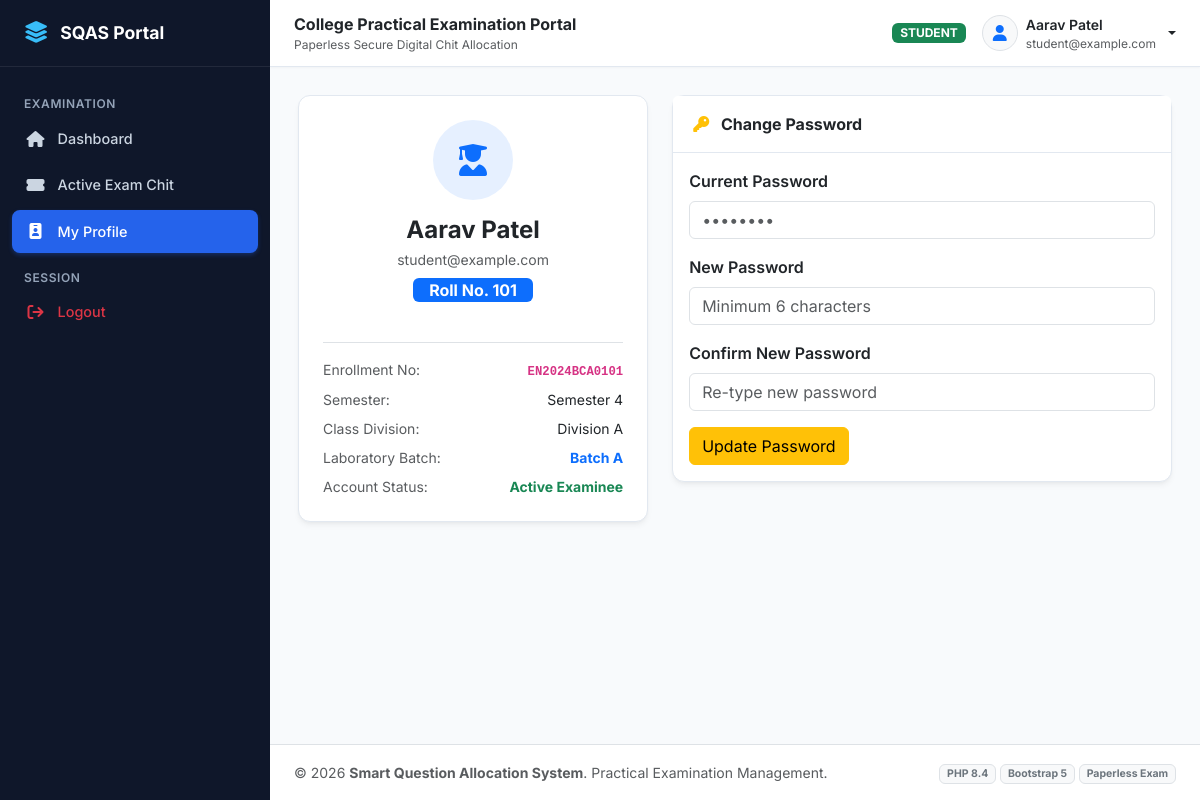
The page /student/profile.php (signed in) on the database its author committed.
### tables this page shows
CREATE TABLE `students` (
  `student_id` INT AUTO_INCREMENT PRIMARY KEY,
  `user_id` INT NOT NULL UNIQUE,
  `enrollment_no` VARCHAR(50) NOT NULL UNIQUE,
  `roll_no` INT NOT NULL,
  `semester_id` INT NOT NULL,
  `division_id` INT NOT NULL,
  `batch_id` INT NOT NULL,
  `status` ENUM('active', 'inactive') NOT NULL DEFAULT 'active',
  `created_at` TIMESTAMP DEFAULT CURRENT_TIMESTAMP,
  INDEX `idx_student_roll` (`roll_no`),
  INDEX `idx_student_batch` (`batch_id`),
  FOREIGN KEY (`user_id`) REFERENCES `users`(`user_id`) ON DELETE CASCADE,
  FOREIGN KEY (`semester_id`) REFERENCES `semesters`(`semester_id`) ON DELETE CASCADE,
  FOREIGN KEY (`division_id`) REFERENCES `divisions`(`division_id`) ON DELETE CASCADE,
  FOREIGN KEY (`batch_id`) REFERENCES `batches`(`batch_id`) ON DELETE CASCADE
);

CREATE TABLE `users` (
  `user_id` INT AUTO_INCREMENT PRIMARY KEY,
  `name` VARCHAR(100) NOT NULL,
  `email` VARCHAR(100) NOT NULL UNIQUE,
  `username` VARCHAR(50) NOT NULL UNIQUE,
  `password` VARCHAR(255) NOT NULL,
  `role` ENUM('admin', 'faculty', 'student') NOT NULL,
  `status` ENUM('active', 'inactive') NOT NULL DEFAULT 'active',
  `created_at` TIMESTAMP DEFAULT CURRENT_TIMESTAMP,
  `updated_at` TIMESTAMP DEFAULT CURRENT_TIMESTAMP ON UPDATE CURRENT_TIMESTAMP,
  INDEX `idx_users_role` (`role`),
  INDEX `idx_users_status` (`status`)
);

CREATE TABLE `semesters` (
  `semester_id` INT AUTO_INCREMENT PRIMARY KEY,
  `semester_name` VARCHAR(50) NOT NULL,
  `semester_code` VARCHAR(20) NOT NULL UNIQUE,
  `status` ENUM('active', 'inactive') NOT NULL DEFAULT 'active',
  `created_at` TIMESTAMP DEFAULT CURRENT_TIMESTAMP
);

CREATE TABLE `divisions` (
  `division_id` INT AUTO_INCREMENT PRIMARY KEY,
  `division_name` VARCHAR(20) NOT NULL UNIQUE,
  `status` ENUM('active', 'inactive') NOT NULL DEFAULT 'active',
  `created_at` TIMESTAMP DEFAULT CURRENT_TIMESTAMP
);

CREATE TABLE `batches` (
  `batch_id` INT AUTO_INCREMENT PRIMARY KEY,
  `batch_name` VARCHAR(50) NOT NULL,
  `semester_id` INT NOT NULL,
  `division_id` INT NOT NULL,
  `start_roll_no` INT NOT NULL,
  `end_roll_no` INT NOT NULL,
  `status` ENUM('active', 'inactive') NOT NULL DEFAULT 'active',
  `created_at` TIMESTAMP DEFAULT CURRENT_TIMESTAMP,
  INDEX `idx_batch_sem_div` (`semester_id`, `division_id`),
  FOREIGN KEY (`semester_id`) REFERENCES `semesters`(`semester_id`) ON DELETE CASCADE,
  FOREIGN KEY (`division_id`) REFERENCES `divisions`(`division_id`) ON DELETE CASCADE
);

### includes/auth.php (called while the page is built, shortened)
<?php
function is_logged_in() {
    return isset($_SESSION['user_id']) && !empty($_SESSION['user_id']);
}
function get_logged_in_user() {
    return [
        'user_id'   => $_SESSION['user_id'] ?? null,
        'name'      => $_SESSION['user_name'] ?? '',
        'email'     => $_SESSION['user_email'] ?? '',
        'username'  => $_SESSION['user_username'] ?? '',
        'role'      => $_SESSION['user_role'] ?? '',
        'detail_id' => $_SESSION['user_detail_id'] ?? null,
    ];
}

### includes/functions.php (called while the page is built, shortened)
<?php
function e($string) {
    return htmlspecialchars((string)$string, ENT_QUOTES, 'UTF-8');
}

### student/profile.php (the view, shortened to what this page needs)
<?php
require_once __DIR__ . '/../includes/auth.php';
require_once __DIR__ . '/../includes/functions.php';
$studentId = $_SESSION['user_detail_id'] ?? 0;
$stmt = $pdo->prepare("
    SELECT s.*, u.name, u.email, u.username, u.password,
           sem.semester_name, d.division_name, b.batch_name
    FROM students s
    JOIN users u ON s.user_id = u.user_id
    JOIN semesters sem ON s.semester_id = sem.semester_id
    JOIN divisions d ON s.division_id = d.division_id
    JOIN batches b ON s.batch_id = b.batch_id
    WHERE s.student_id = ?
");
$stmt->execute([$studentId]);
$student = $stmt->fetch();
include __DIR__ . '/../includes/header.php';
?>
<div class="row g-4">
    <div class="col-md-5">
        <div class="card text-center p-4">
            <div class="rounded-circle bg-primary bg-opacity-10 text-primary mx-auto d-flex align-items-center justify-content-center mb-3" style="width: 80px; height: 80px; font-size: 2rem;">
                <i class="fa-solid fa-user-graduate"></i>
            </div>
            <h4 class="fw-bold text-dark mb-1"><?= e($student['name']) ?></h4>
            <p class="text-muted small mb-2"><?= e($student['email']) ?></p>
            <div class="mb-3">
                <span class="badge bg-primary fs-6 px-3 py-1">Roll No. <?= e($student['roll_no']) ?></span>
            </div>
            <div class="mt-4 pt-3 border-top text-start small text-muted">
                <div class="d-flex justify-content-between mb-2">
                    <span>Enrollment No:</span>
                    <strong class="text-dark"><code><?= e($student['enrollment_no']) ?></code></strong>
                </div>
                <div class="d-flex justify-content-between mb-2">
                    <span>Semester:</span>
                    <span class="text-dark"><?= e($student['semester_name']) ?></span>
                </div>
                <div class="d-flex justify-content-between mb-2">
                    <span>Class Division:</span>
                    <span class="text-dark">Division <?= e($student['division_name']) ?></span>
                </div>
                <div class="d-flex justify-content-between mb-2">
                    <span>Laboratory Batch:</span>
                    <strong class="text-primary"><?= e($student['batch_name']) ?></strong>
                </div>
                <div class="d-flex justify-content-between">
                    <span>Account Status:</span>
                    <span class="text-success fw-bold">Active Examinee</span>
                </div>
            </div>
        </div>
    </div>
    <div class="col-md-7">
        <div class="card">
            <div class="card-header bg-white">
                <span class="fw-bold text-dark"><i class="fa-solid fa-key me-2 text-warning"></i> Change Password</span>
            </div>
            <div class="card-body">
                <form method="POST" action="profile.php">
                    <div class="mb-3">
                        <label class="form-label fw-semibold">Current Password</label>
                        <input type="password" name="current_password" class="form-control" placeholder="••••••••" required>
                    </div>
                    <div class="mb-3">
                        <label class="form-label fw-semibold">New Password</label>
                        <input type="password" name="new_password" class="form-control" minlength="6" placeholder="Minimum 6 characters" required>
                    </div>
                    <div class="mb-3">
                        <label class="form-label fw-semibold">Confirm New Password</label>
                        <input type="password" name="confirm_password" class="form-control" minlength="6" placeholder="Re-type new password" required>
                    </div>
                    <button type="submit" class="btn btn-warning">Update Password</button>
                </form>
            </div>
        </div>
    </div>
</div>
<?php include __DIR__ . '/../includes/footer.php'; ?>

### includes/navbar.php (shortened to what this page needs)
<?php
$roleBadgeClass = match($currentUser['role'] ?? '') {
    'admin'   => 'bg-danger',
    'faculty' => 'bg-primary',
    'student' => 'bg-success',
    default   => 'bg-secondary'
};
?>
<header class="app-navbar no-print">
    <div class="d-flex align-items-center gap-3">
        <div class="d-flex flex-column">
            <span class="fw-bold text-dark fs-6 d-none d-sm-inline">College Practical Examination Portal</span>
            <small class="text-muted d-none d-md-inline" style="font-size: 0.75rem;">Paperless Secure Digital Chit Allocation</small>
        </div>
    </div>
    <div class="d-flex align-items-center gap-3">
        <span class="badge <?= $roleBadgeClass ?> text-uppercase px-2 py-1" style="font-size: 0.75rem;">
            <?= e($currentUser['role'] ?? 'User') ?>
        </span>
        <div class="dropdown">
            <a href="#" class="d-flex align-items-center text-dark text-decoration-none dropdown-toggle gap-2" id="userMenuDropdown" data-bs-toggle="dropdown" aria-expanded="false">
                <div class="rounded-circle bg-light border d-flex align-items-center justify-content-center text-primary fw-bold" style="width: 36px; height: 36px;">
                    <i class="fa-solid fa-user"></i>
                </div>
                <div class="d-none d-md-block text-start">
                    <div class="fw-semibold small leading-tight"><?= e($currentUser['name'] ?? 'User') ?></div>
                    <div class="text-muted" style="font-size: 0.75rem;"><?= e($currentUser['email'] ?? '') ?></div>
                </div>
            </a>
        </div>
    </div>
</header>

### assets/css/style.css (style rules this page uses)
:root { --primary-navy: #0f2744; --primary-blue: #1e40af; --primary-accent: #2563eb; --primary-hover: #1d4ed8; --bg-slate: #f8fafc; --bg-sidebar: #0f172a; --bg-sidebar-hover: #1e293b; --text-dark: #1e293b; --text-muted: #64748b; --border-light: #e2e8f0; --card-shadow: 0 4px 6px -1px rgba(0, 0, 0, 0.05), 0 2px 4px -2px rgba(0, 0, 0, 0.05); --card-hover-shadow: 0 10px 15px -3px rgba(0, 0, 0, 0.08), 0 4px 6px -4px rgba(0, 0, 0, 0.05); }
body { font-family: 'Inter', system-ui, -apple-system, BlinkMacSystemFont, "Segoe UI", Roboto, sans-serif; background-color: var(--bg-slate); color: var(--text-dark); min-height: 100vh; display: flex; flex-direction: column; }
.app-navbar { background-color: #ffffff; border-bottom: 1px solid var(--border-light); padding: 0.75rem 1.5rem; display: flex; align-items: center; justify-content: space-between; box-shadow: 0 1px 2px 0 rgba(0, 0, 0, 0.03); }
.card { border: 1px solid var(--border-light); border-radius: 0.75rem; box-shadow: var(--card-shadow); transition: box-shadow 0.2s ease, transform 0.2s ease; background-color: #ffffff; }
.card-header { background-color: #ffffff; border-bottom: 1px solid var(--border-light); font-weight: 600; padding: 1rem 1.25rem; }

### rows shown on the page
students: user.username "STUDENT", user.name "Aarav Patel", user.email "student@example.com", roll_no "101", enrollment_no "EN2024BCA0101", semester.semester_name "Semester 4", division.division_name "A", batch.batch_name "Batch A"

### other values the page prints
APP_NAME "Smart Question Allocation System"
PHP_MAJOR_VERSION "8"
PHP_MINOR_VERSION "4"
